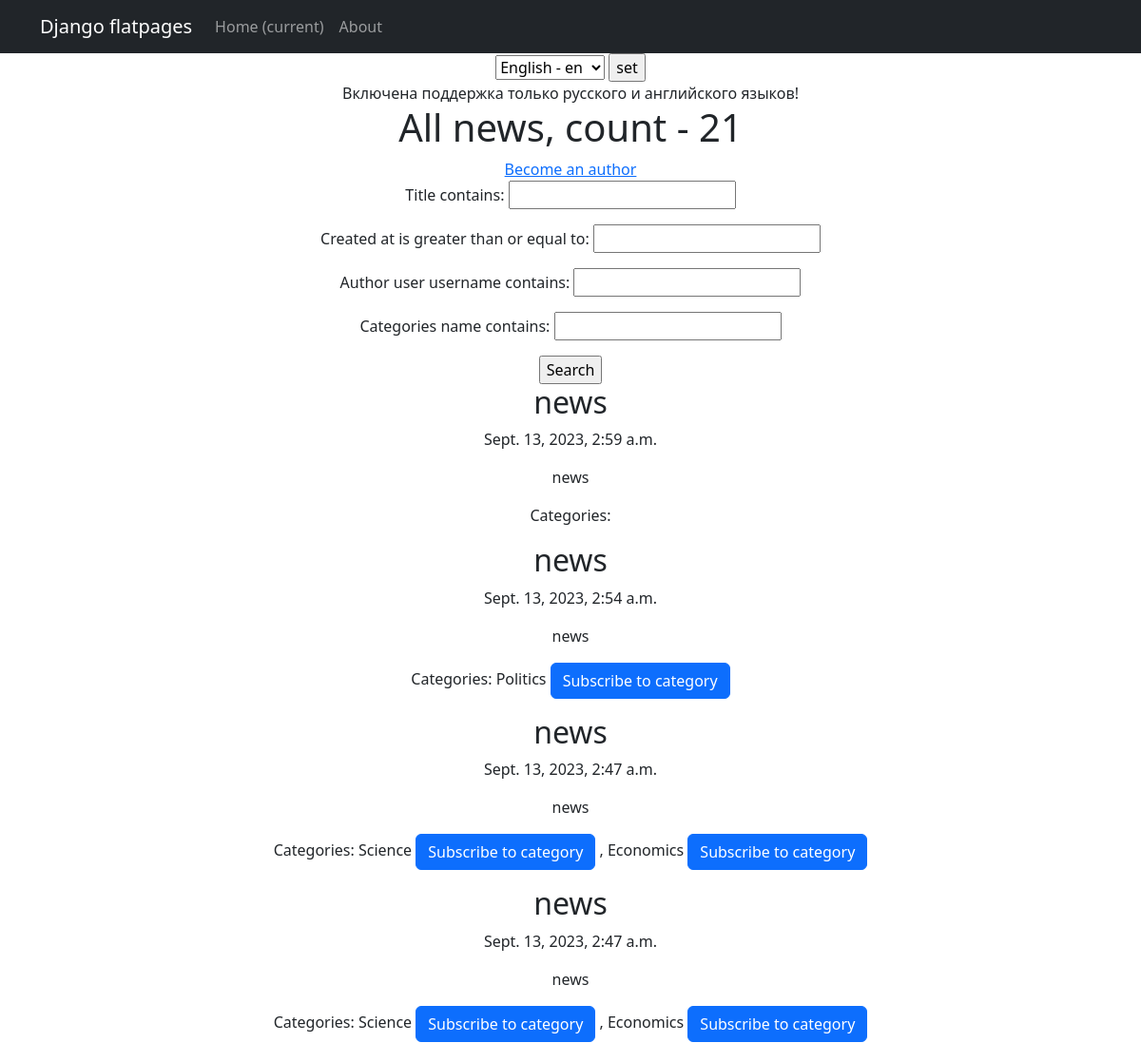
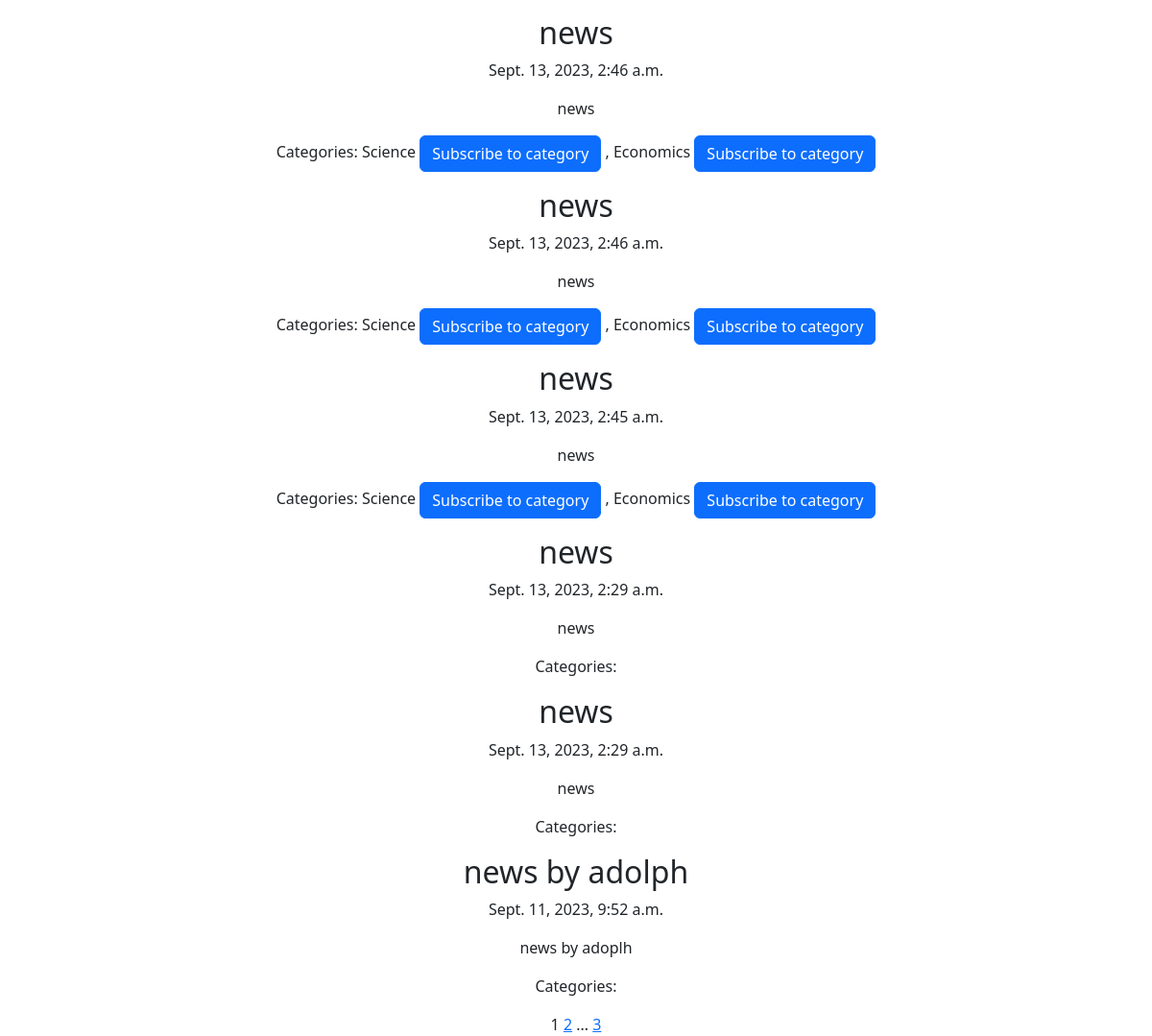
The page /news/ on the database as committed earlier (2 pictures, top to bottom).
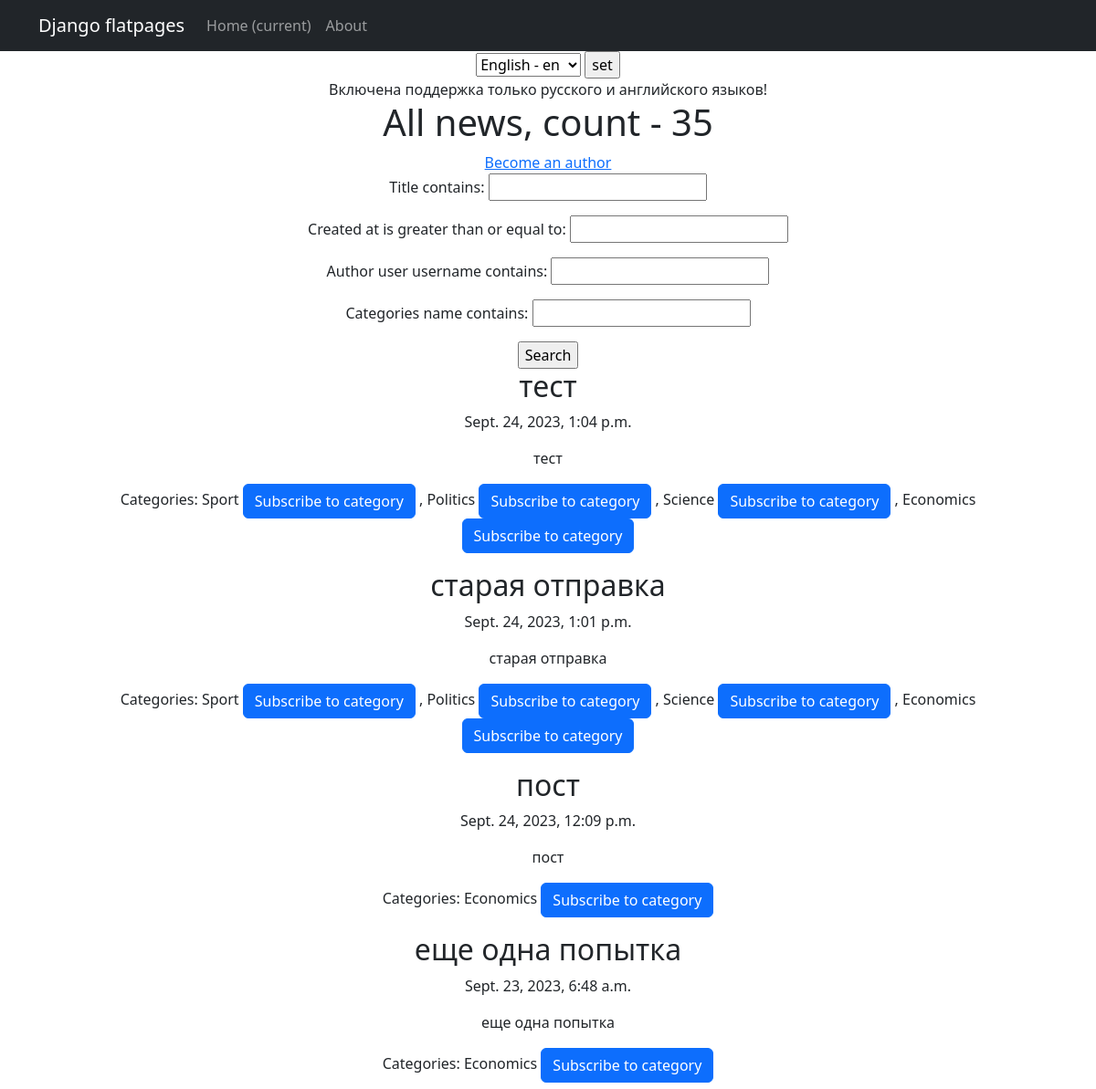
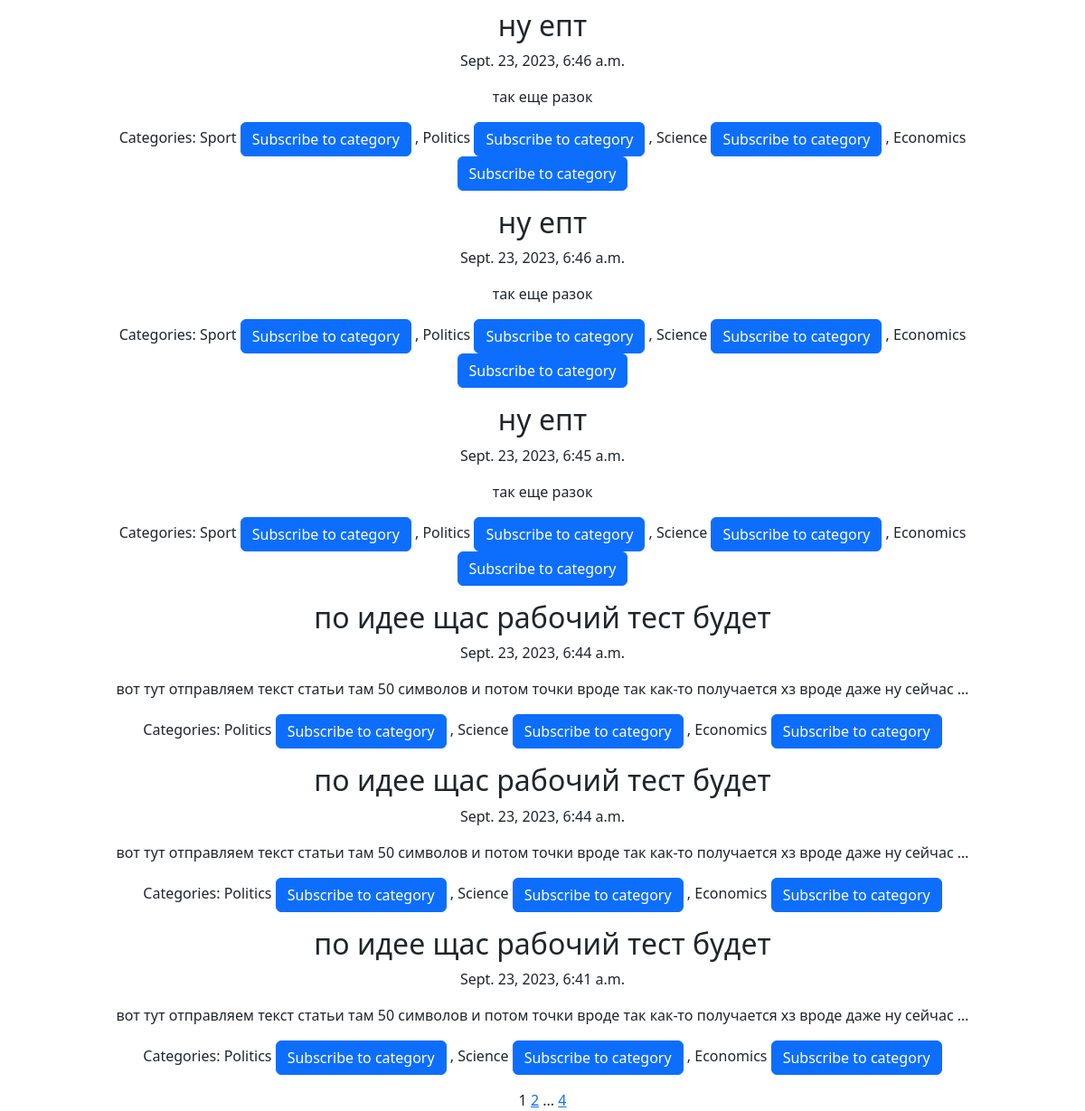
The same page on the database as committed later (2 pictures, top to bottom).
### news/models.py (models this page shows, shortened)
class Post(models.Model):
    author = models.ForeignKey(Author, on_delete=models.CASCADE)
    post_type = models.CharField(max_length=50, choices=[('article', 'Article'), ('news', 'News')])
    created_at = models.DateTimeField(auto_now_add=True)
    categories = models.ManyToManyField(Category, through='PostCategory')
    title = models.CharField(max_length=255)
    text = models.TextField()
    rating = models.FloatField(default=0.0)

class Category(models.Model):
    name = models.CharField(max_length=100, unique=True)
    subscribers = models.ManyToManyField(User, related_name='subscriptions')

### news/views.py (the view)
# urls.py: path('news/', cache_page(60*1)(NewsList.as_view())),
class NewsList(ListView):
    model = Post
    template_name = 'news.html'
    context_object_name = 'news'
    paginate_by = 10
    def get_queryset(self):
        queryset = Post.objects.filter(post_type='news').order_by('-created_at')
        self.filterset = PostFilter(self.request.GET, queryset)
        return self.filterset.qs
    def get_context_data(self, **kwargs):
        context = super().get_context_data(**kwargs)
        context['filterset'] = self.filterset
        context['news_count'] = self.get_queryset().count()
        return context

### news/templatetags/custom_tags.py (called while the page is built)
@register.simple_tag(takes_context=True)
def url_replace(context, **kwargs):
   d = context['request'].GET.copy()
   for k, v in kwargs.items():
       d[k] = v
   return d.urlencode()

### news/templatetags/my_filters.py (called while the page is built)
@register.filter
def censor(value):
    unwanted_words = ["сиськижопа", "жопа", 'сиськи']
    words = value.split()
    censored_words = [word if word.lower() not in unwanted_words else '*' * len(word) for word in words]
    censored_text = ' '.join(censored_words)
    return censored_text

### templates/news.html (shortened to what this page needs)
{% extends 'flatpages/default.html' %}
{% load i18n my_filters custom_tags %}
{% block content %}
{% load i18n %}
<html lang="en">
<head>
</head>
<body>
    <form action="{% url 'set_language' %}" method="POST"> {% csrf_token %}
        <select name="language" id="">
            {% get_available_languages as LANGUAGES %}
            {% get_language_info_list for LANGUAGES as languages %}
            {% for language in languages %}
                <option value="{{ language.code }}" {% if language.code == LANGUAGE_CODE %} selected {% endif %}>
                    {{ language.name_local }} - {{ language.code }}
                </option>
            {% endfor %}
        </select>
        <input type="submit" value="set">
    </form>
    {% trans "Включена поддержка только русского и английского языков" %}!
</body>
</html>
<h1>{% trans "All news, count -" %} {{news_count}}</h1>
<a href="{% url 'become_author' %}">{% trans "Become an author" %}</a>
{% if news %}
{% load cache %}
{% cache 30 finder %}
   <form action="" method="get">
       {{ filterset.form.as_p }}
       <input type="submit" value="{% trans "Search" %}" />
   </form>
{% endcache %}
{% for n in news %}
<h2>{{ n.title|censor }}</h2>
<p>{{ n.created_at}}</p>
<p>{{ n.text|truncatewords:20|censor }}</p>
<p>{% trans "Категории:" %}
{% for category in n.categories.all %}
    {{ category.name }}
    {% if user not in category.subscribers.all %}
        <a href="{% url 'subscribe_to_category' category.id %}" class="btn btn-primary">{% trans "Подписаться на категорию" %}</a>
    {% endif %}
    {% if not forloop.last %}, {% endif %}
{% endfor %}
</p>
{% endfor %}
{% else %}
<h2>{% trans "Новостей нет!" %}</h2>
{% endif %}
{% cache 15 pagin %}
   {{ page_obj.number }}
   {% if page_obj.has_next %}
       <a href="?{% url_replace page=page_obj.next_page_number %}">{{ page_obj.next_page_number }}</a>
       {% if paginator.num_pages != page_obj.next_page_number %}
           ...
           <a href="?{% url_replace page=page_obj.paginator.num_pages %}">{{ page_obj.paginator.num_pages }}</a>
       {% endif %}
   {% endif %}
{% endcache %}
{% endblock %}

Rows that differ between the two databases and show on the page:
no longer on this page (row unchanged): Post: title|censor "news", created_at "Sept. 13, 2023, 2:59 a.m.", text|censor "news"
no longer on this page (row unchanged): Post: title|censor "news", created_at "Sept. 13, 2023, 2:54 a.m.", text|censor "news", Category (name "Politics")
no longer on this page (row unchanged): Post: title|censor "news", created_at "Sept. 13, 2023, 2:47 a.m.", text|censor "news", Category (name "Science"), Category (name "Economics")
no longer on this page (row unchanged): Post: title|censor "news", created_at "Sept. 13, 2023, 2:47 a.m.", text|censor "news", Category (name "Science"), Category (name "Economics")
no longer on this page (row unchanged): Post: title|censor "news", created_at "Sept. 13, 2023, 2:46 a.m.", text|censor "news", Category (name "Science"), Category (name "Economics")
no longer on this page (row unchanged): Post: title|censor "news", created_at "Sept. 13, 2023, 2:46 a.m.", text|censor "news", Category (name "Science"), Category (name "Economics")
no longer on this page (row unchanged): Post: title|censor "news", created_at "Sept. 13, 2023, 2:45 a.m.", text|censor "news", Category (name "Science"), Category (name "Economics")
no longer on this page (row unchanged): Post: title|censor "news", created_at "Sept. 13, 2023, 2:29 a.m.", text|censor "news"
no longer on this page (row unchanged): Post: title|censor "news", created_at "Sept. 13, 2023, 2:29 a.m.", text|censor "news"
no longer on this page (row unchanged): Post: title|censor "news by adolph", created_at "Sept. 11, 2023, 9:52 a.m.", text|censor "news by adoplh"
added Post: title|censor "тест", created_at "Sept. 24, 2023, 1:04 p.m.", text|censor "тест", Category (name "Politics"), Category (name "Science"), Category (name "Economics")
now on this page (row unchanged): Category: name "Sport"
added Post: title|censor "старая отправка", created_at "Sept. 24, 2023, 1:01 p.m.", text|censor "старая отправка", Category (name "Politics"), Category (name "Science"), Category (name "Economics")
added Post: title|censor "пост", created_at "Sept. 24, 2023, 12:09 p.m.", text|censor "пост", Category (name "Economics")
added Post: title|censor "еще одна попытка", created_at "Sept. 23, 2023, 6:48 a.m.", text|censor "еще одна попытка", Category (name "Economics")
added Post: title|censor "ну епт", created_at "Sept. 23, 2023, 6:46 a.m.", text|censor "так еще разок", Category (name "Politics"), Category (name "Science"), Category (name "Economics")
added Post: title|censor "ну епт", created_at "Sept. 23, 2023, 6:46 a.m.", text|censor "так еще разок", Category (name "Politics"), Category (name "Science"), Category (name "Economics")
added Post: title|censor "ну епт", created_at "Sept. 23, 2023, 6:45 a.m.", text|censor "так еще разок", Category (name "Politics"), Category (name "Science"), Category (name "Economics")
added Post: title|censor "по идее щас рабочий тест будет", created_at "Sept. 23, 2023, 6:44 a.m.", text|censor "вот тут отправляем текст статьи там 50 символов и потом точки вроде так как-то получается хз вроде даже ну сейчас …", Category (name "Politics"), Category (name "Science"), Category (name "Economics")
added Post: title|censor "по идее щас рабочий тест будет", created_at "Sept. 23, 2023, 6:44 a.m.", text|censor "вот тут отправляем текст статьи там 50 символов и потом точки вроде так как-то получается хз вроде даже ну сейчас …", Category (name "Politics"), Category (name "Science"), Category (name "Economics")
added Post: title|censor "по идее щас рабочий тест будет", created_at "Sept. 23, 2023, 6:41 a.m.", text|censor "вот тут отправляем текст статьи там 50 символов и потом точки вроде так как-то получается хз вроде даже ну сейчас …", Category (name "Politics"), Category (name "Science"), Category (name "Economics")
Other text that changed with them:
{{ news_count }}: "21" → "35"
{{ page_obj.paginator.num_pages }}: "3" → "4"
